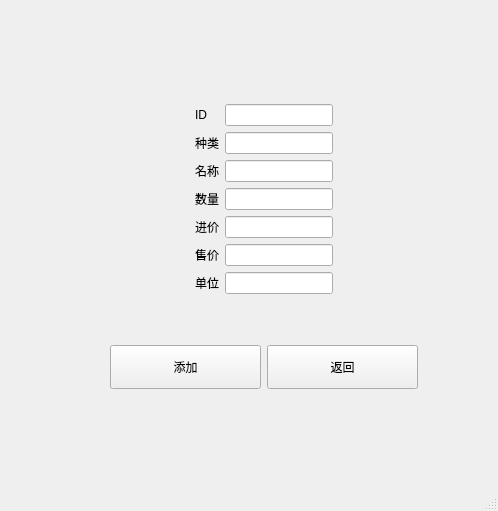
<?xml version="1.0" encoding="UTF-8"?>
<ui version="4.0">
 <class>new_goods</class>
 <widget class="QMainWindow" name="new_goods">
  <property name="geometry">
   <rect>
    <x>0</x>
    <y>0</y>
    <width>498</width>
    <height>511</height>
   </rect>
  </property>
  <property name="windowTitle">
   <string>进货系统</string>
  </property>
  <widget class="QWidget" name="centralwidget">
   <widget class="QWidget" name="">
    <property name="geometry">
     <rect>
      <x>110</x>
      <y>60</y>
      <width>308</width>
      <height>373</height>
     </rect>
    </property>
    <layout class="QVBoxLayout" name="verticalLayout">
     <item>
      <spacer name="verticalSpacer">
       <property name="orientation">
        <enum>Qt::Vertical</enum>
       </property>
       <property name="sizeHint" stdset="0">
        <size>
         <width>20</width>
         <height>40</height>
        </size>
       </property>
      </spacer>
     </item>
     <item>
      <layout class="QHBoxLayout" name="horizontalLayout_2">
       <item>
        <spacer name="horizontalSpacer_2">
         <property name="orientation">
          <enum>Qt::Horizontal</enum>
         </property>
         <property name="sizeHint" stdset="0">
          <size>
           <width>40</width>
           <height>20</height>
          </size>
         </property>
        </spacer>
       </item>
       <item>
        <layout class="QGridLayout" name="gridLayout">
         <item row="0" column="1">
          <widget class="QLineEdit" name="ID_lineEdit"/>
         </item>
         <item row="4" column="1">
          <widget class="QLineEdit" name="cost_lineEdit_3"/>
         </item>
         <item row="0" column="0">
          <widget class="QLabel" name="label">
           <property name="text">
            <string>ID</string>
           </property>
          </widget>
         </item>
         <item row="1" column="1">
          <widget class="QLineEdit" name="speiecslineEdit_7"/>
         </item>
         <item row="2" column="0">
          <widget class="QLabel" name="label_3">
           <property name="text">
            <string>名称</string>
           </property>
          </widget>
         </item>
         <item row="5" column="1">
          <widget class="QLineEdit" name="price_lineEdit_4"/>
         </item>
         <item row="2" column="1">
          <widget class="QLineEdit" name="name_lineEdit_6"/>
         </item>
         <item row="1" column="0">
          <widget class="QLabel" name="label_2">
           <property name="text">
            <string>种类</string>
           </property>
          </widget>
         </item>
         <item row="3" column="1">
          <widget class="QLineEdit" name="num_lineEdit_5">
           <property name="sizePolicy">
            <sizepolicy hsizetype="Expanding" vsizetype="Fixed">
             <horstretch>0</horstretch>
             <verstretch>0</verstretch>
            </sizepolicy>
           </property>
          </widget>
         </item>
         <item row="6" column="1">
          <widget class="QLineEdit" name="unit_lineEdit"/>
         </item>
         <item row="6" column="0">
          <widget class="QLabel" name="label_7">
           <property name="text">
            <string>单位</string>
           </property>
          </widget>
         </item>
         <item row="5" column="0">
          <widget class="QLabel" name="label_6">
           <property name="text">
            <string>售价</string>
           </property>
          </widget>
         </item>
         <item row="4" column="0">
          <widget class="QLabel" name="label_5">
           <property name="text">
            <string>进价</string>
           </property>
          </widget>
         </item>
         <item row="3" column="0">
          <widget class="QLabel" name="label_4">
           <property name="sizePolicy">
            <sizepolicy hsizetype="Expanding" vsizetype="Preferred">
             <horstretch>0</horstretch>
             <verstretch>0</verstretch>
            </sizepolicy>
           </property>
           <property name="text">
            <string>数量</string>
           </property>
          </widget>
         </item>
        </layout>
       </item>
       <item>
        <spacer name="horizontalSpacer">
         <property name="orientation">
          <enum>Qt::Horizontal</enum>
         </property>
         <property name="sizeHint" stdset="0">
          <size>
           <width>40</width>
           <height>20</height>
          </size>
         </property>
        </spacer>
       </item>
      </layout>
     </item>
     <item>
      <spacer name="verticalSpacer_3">
       <property name="orientation">
        <enum>Qt::Vertical</enum>
       </property>
       <property name="sizeHint" stdset="0">
        <size>
         <width>20</width>
         <height>40</height>
        </size>
       </property>
      </spacer>
     </item>
     <item>
      <layout class="QHBoxLayout" name="horizontalLayout">
       <item>
        <widget class="QPushButton" name="add_Btn">
         <property name="sizePolicy">
          <sizepolicy hsizetype="Minimum" vsizetype="Expanding">
           <horstretch>0</horstretch>
           <verstretch>0</verstretch>
          </sizepolicy>
         </property>
         <property name="text">
          <string>添加</string>
         </property>
        </widget>
       </item>
       <item>
        <widget class="QPushButton" name="return_Btn">
         <property name="sizePolicy">
          <sizepolicy hsizetype="Minimum" vsizetype="Expanding">
           <horstretch>0</horstretch>
           <verstretch>0</verstretch>
          </sizepolicy>
         </property>
         <property name="text">
          <string>返回</string>
         </property>
        </widget>
       </item>
      </layout>
     </item>
     <item>
      <spacer name="verticalSpacer_2">
       <property name="orientation">
        <enum>Qt::Vertical</enum>
       </property>
       <property name="sizeHint" stdset="0">
        <size>
         <width>20</width>
         <height>40</height>
        </size>
       </property>
      </spacer>
     </item>
    </layout>
   </widget>
  </widget>
  <widget class="QMenuBar" name="menubar">
   <property name="geometry">
    <rect>
     <x>0</x>
     <y>0</y>
     <width>498</width>
     <height>26</height>
    </rect>
   </property>
  </widget>
  <widget class="QStatusBar" name="statusbar"/>
 </widget>
 <resources/>
 <connections/>
</ui>
